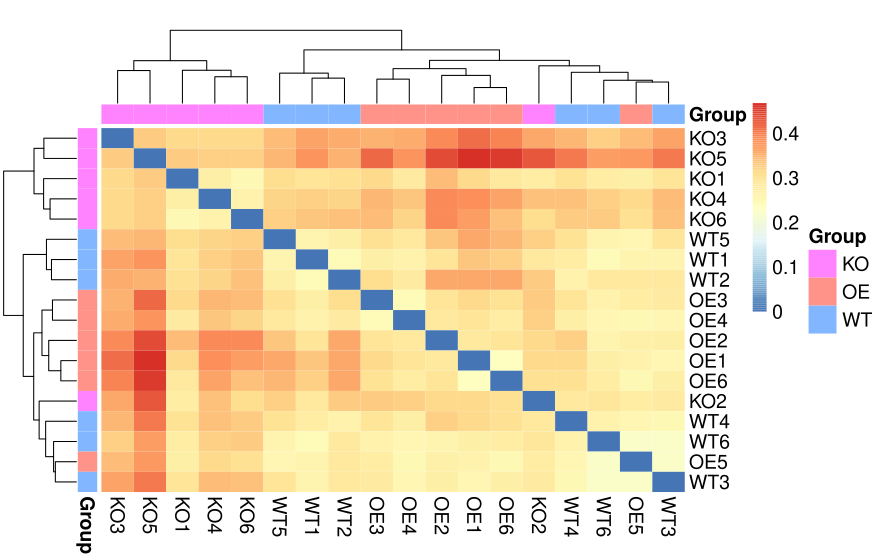

Write R code to recreate this figure.

if (FALSE){
	install.packages("pheatmap", repo="http://cran.us.r-project.org")
}

library(grid)
library(pheatmap)

if(1){
	library(RColorBrewer)
}

find_coordinates = function(n, gaps, m=1:n) {
	if(length(gaps)==0){
		return(list(coord=unit(m/n, "npc"), size=unit(1/n,"npc")))
	}

	if(max(gaps)>n){
		stop("Gaps do not match matrix size")
	}

	size = (1/n)*(unit(1, "npc")-length(gaps)*unit("4", "bigpts"))

	gaps2 = apply(sapply(gaps, function(gap, x){x>gap}, m), 1, sum)
	coord = m * size + (gaps2 * unit("4", "bigpts"))

	return(list(coord=coord, size=size))
}


vjust <- 0
hjust <- 0.5

if(270==270){
	vjust <- 0.5
	hjust <- 0
}else if(270==45){
	vjust <- .5
	hjust <- 1
}else if(270==0){
	vjust <- 1
	hjust <- 0.5
}



draw_colnames_custom <- function (coln, gaps, ...){
	coord = find_coordinates(length(coln),  gaps)
	x = coord$coord - 0.5 * coord$size
	if (270  == 90){
		hjust = 1
		vjust = 0.5
	}
	if (270  == 45){
		hjust = 1
		vjust = 0.5
	}

	res = textGrob(coln, x=x, y=unit(1, "npc")-unit(3, "bigpts"),
		vjust = vjust, hjust=hjust, rot=270, gp=gpar(...))
	return(res)
}


# Overwrite default draw_colnames with your own version
assignInNamespace(x="draw_colnames", value="draw_colnames_custom",
	ns=asNamespace("pheatmap"))

data <- read.table(file="result/beta/bray_curtis.txt", sep="\t", header=T, row.names=1,
	check.names=F, quote="", comment="")

if ("FALSE" != "FALSE"){
	#data[data==0] <- 1.0000001
	#data[data==1] <- 1.0001
	data <- FALSE(data+1)
}

if (1 == 1){
	legend_breaks = NA
} else if (1 == 2){
	if (Inf == Inf){
		summary_v <- c(t(data))
		legend_breaks <- unique(c(seq(summary_v[1]*0.95,summary_v[2],length=6),
		  seq(summary_v[2],summary_v[3],length=6),
		  seq(summary_v[3],summary_v[5],length=5),
		  seq(summary_v[5],summary_v[6]*1.05,length=5)))
	} else {
		legend_breaks <- unique(c(seq(summary_v[1]*0.95, Inf,
		 length=10), seq(Inf,summary_v[6]*1.05,length=10)))
	}

	if("FALSE" != "FALSE"){
		legend_breaks <- prettyNum(legend_breaks, digits=FALSE)
	}

	print(col)
	print(legend_breaks)
} else {
	legend_breaks <- c()
}


if ("temp/group.txt" != "NA") {
	annotation_row <- read.table(file="temp/group.txt", header=T,
		row.names=1, sep="\t", quote="", check.names=F, comment="")
} else {
	annotation_row <- NA
}

if ("temp/group.txt" != "NA") {
	annotation_col <- read.table(file="temp/group.txt", header=T,
		row.names=1, sep="\t", quote="", check.names=F, comment="")
	# Do not remember what this is for?
	#levs <- unique(unlist(lapply(annotation_col, unique)))
	#annotation_col <- data.frame(lapply(annotation_col, factor,
	#	levels=levs), row.names=rownames(annotation_col))
} else {
	annotation_col <- NA
}

data[data>Inf] <- Inf
if ("-Inf" != "-Inf"){
	data[data<-Inf] <- -Inf
}

if ("function" == "function"){
	color_vector <- colorRampPalette(rev(brewer.pal(n=7, name="RdYlBu")))(100)
} else if ("function" == "vector"){
	colfunc <- colorRampPalette(colorRampPalette(rev(brewer.pal(n=7, name="RdYlBu")))(100), bias=1)
	color_vector <- colfunc(30)
} else {
	color_vector <- colorRampPalette(rev(brewer.pal(n=7, name="RdYlBu")))(100)
}

ann_colors = list(NA)

if (ann_colors[1][1] == "NA") {
	ann_colors = NA
}

pheatmap(data, kmean_k=NA, color=color_vector,
scale="none", border_color=NA,
cluster_rows=TRUE, cluster_cols=TRUE,
breaks=legend_breaks, clustering_method="complete",
clustering_distance_rows="correlation",
clustering_distance_cols="correlation",
legend_breaks=legend_breaks, show_rownames=TRUE, show_colnames=TRUE,
main="", annotation_col=annotation_col,
annotation_row=annotation_row,
annotation_colors = ann_colors,
fontsize=14, filename="result/beta/bray_curtis.txt.pheatmap.pdf", width=8.9,
height=5.6)
